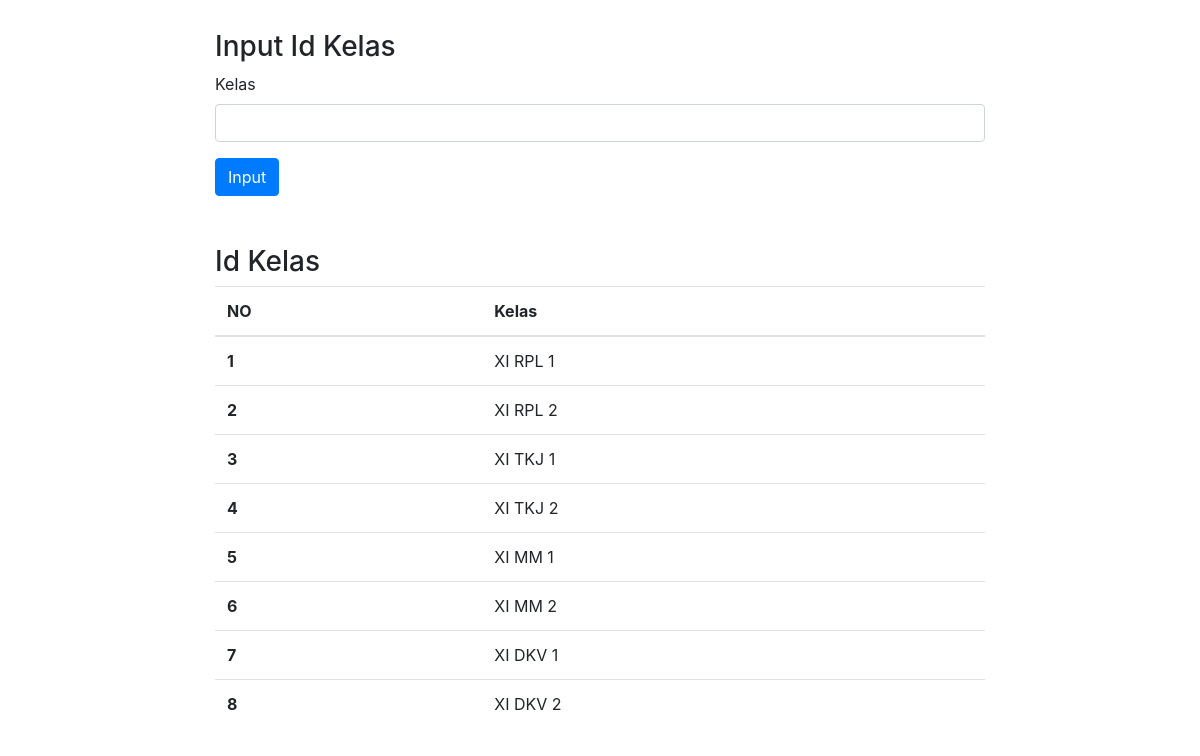
The app's page /admin/idkelas.php with its own data.
### tables this page shows
CREATE TABLE `kelas` (
  `id_kelas` int(10) NOT NULL,
  `kelas` varchar(20) NOT NULL
);

### admin/idkelas.php (the view, shortened to what this page needs)
<?php
include "../koneksi.php";
?>
<!doctype html>
<html>
    <head>
        <link rel="stylesheet" href="./css/bootstrap.min.css">
    </head>
    <body>
    <div class="container-fluid" style="width: 800px; margin-top: 30px;">
    <h3>Input Id Kelas</h3>
    <form action="" method="POST">
    <div class="mb-3">
        <label for="" class="">Kelas</label>
        <input type="text" class="form-control" name="kelas"></div>
        <input type="submit" name="inputidkelas" value="Input" class="btn btn-primary" />
    </div>
    <br>
    <div class="container-fluid" style="width: 800px; margin-top: 25px;">
    <h3>Id Kelas</h3>
    <table class="table">
        <thead>
            <tr>
                <th scope="col">NO</th>
                <th scope="col">Kelas</th>
            </tr>
        </thead>
        <tbody>
            <?php
            $no = 1;
            $qrec = mysqli_query($koneksi, "SELECT * FROM kelas");
            while ($rec = mysqli_fetch_array($qrec)){
                ?>
                <tr>
                    <th scope="row"><?= $no ?></th>
                    <td><?= $rec['kelas'] ?></td>
                </tr>
            <?php $no++; } ?>
        </tbody>
    </table>
    </div>
    </body>
</html>

### records on screen
kelas: kelas "XI RPL 1"
kelas: kelas "XI RPL 2"
kelas: kelas "XI TKJ 1"
kelas: kelas "XI TKJ 2"
kelas: kelas "XI MM 1"
kelas: kelas "XI MM 2"
kelas: kelas "XI DKV 1"
kelas: kelas "XI DKV 2"
